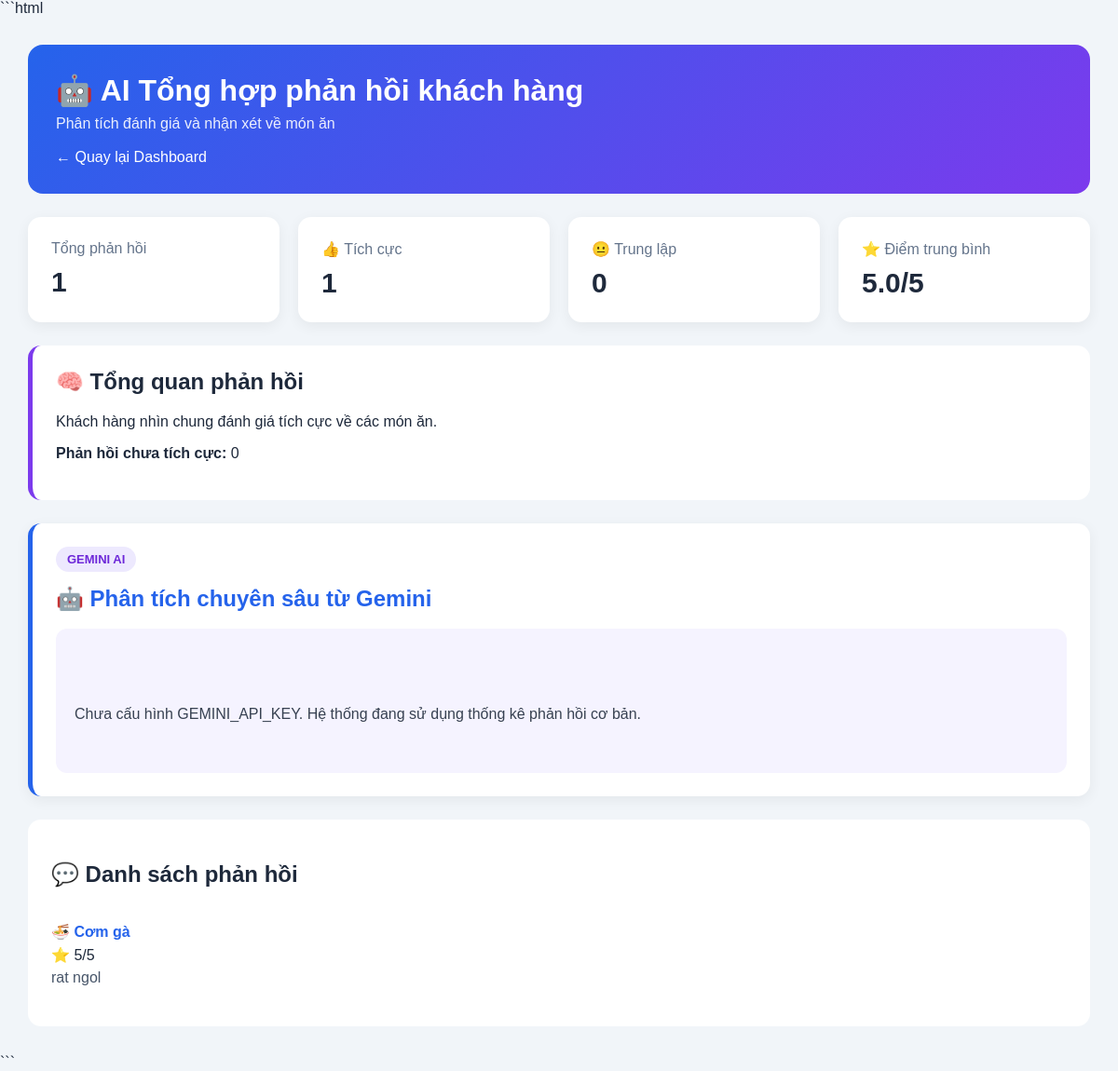
Screenshot of /ai-feedback (signed in) with the database file from the repository.
### tables this page shows
CREATE TABLE feedback (
            id INTEGER PRIMARY KEY AUTOINCREMENT,
            food_id INTEGER,
            customer_name TEXT,
            rating INTEGER,
            comment TEXT,
            created_at TEXT NOT NULL,
            FOREIGN KEY (food_id) REFERENCES foods(id)
        );

CREATE TABLE foods (
            id INTEGER PRIMARY KEY AUTOINCREMENT,
            name TEXT NOT NULL,
            category TEXT NOT NULL,
            price REAL NOT NULL,
            quantity INTEGER DEFAULT 0,
            status TEXT DEFAULT 'Đang bán'
        );

### app.py (the view)
@app.route("/ai-feedback")
@login_required
def ai_feedback():
    conn = get_db()
    feedbacks = conn.execute("""
        SELECT
            feedback.rating,
            feedback.comment,
            feedback.created_at,
            foods.name AS food_name
        FROM feedback
        LEFT JOIN foods
            ON feedback.food_id = foods.id
        ORDER BY feedback.id DESC
    """).fetchall()
    conn.close()
    total = len(feedbacks)
    positive = 0
    neutral = 0
    negative = 0
    for feedback in feedbacks:
        rating = feedback["rating"]
        if rating >= 4:
            positive += 1
        elif rating == 3:
            neutral += 1
        else:
            negative += 1
    if total > 0:
        average_rating = sum(
            feedback["rating"] for feedback in feedbacks
        ) / total
    else:
        average_rating = 0
    if positive > negative:
        summary = (
            "Khách hàng nhìn chung đánh giá tích cực "
            "về các món ăn."
        )
    elif negative > positive:
        summary = (
            "Có nhiều phản hồi chưa tích cực, "
            "nên kiểm tra lại chất lượng món ăn."
        )
    else:
        summary = (
            "Phản hồi của khách hàng khá cân bằng, "
            "cần tiếp tục theo dõi."
        )
    ai_text = ""
    if client and feedbacks:
        feedback_data = []
        for feedback in feedbacks:
            feedback_data.append({
                "food_name": feedback["food_name"],
                "rating": feedback["rating"],
                "comment": feedback["comment"]
            })
        prompt = f"""
Bạn là AI trợ lý quản lý căng tin trường học.

Hãy phân tích các phản hồi của khách hàng dưới đây:

{feedback_data}

Hãy trả lời bằng tiếng Việt và thực hiện:

1. Đánh giá mức độ hài lòng chung.
2. Xác định các món được đánh giá tốt.
3. Xác định các món hoặc vấn đề nhận nhiều phản hồi chưa tốt.
4. Tóm tắt những ý kiến khách hàng thường nhắc đến.
5. Đề xuất 3 giải pháp cải thiện chất lượng phục vụ.
6. Đưa ra kết luận ngắn gọn cho người quản lý.

Không tự bịa dữ liệu.
Chỉ sử dụng thông tin có trong dữ liệu được cung cấp.
"""
        try:
            response = client.models.generate_content(
                model="gemini-2.5-flash",
                contents=prompt
            )
            ai_text = response.text
        except Exception:
            ai_text = (
                "Không thể kết nối Gemini AI. "
                "Hệ thống vẫn hiển thị thống kê phản hồi cơ bản."
            )
    elif not feedbacks:
        ai_text = (
            "Chưa có phản hồi của khách hàng để Gemini AI phân tích."
        )
    else:
        ai_text = (
            "Chưa cấu hình GEMINI_API_KEY. "
            "Hệ thống đang sử dụng thống kê phản hồi cơ bản."
        )
    return render_template(
        "ai_feedback.html",
        feedbacks=feedbacks,
        total=total,
        positive=positive,
        neutral=neutral,
        negative=negative,
        average_rating=average_rating,
        summary=summary,
        ai_text=ai_text
    )

### app.py (called while the page is built)
def get_db():
    conn = sqlite3.connect(DATABASE)
    conn.row_factory = sqlite3.Row
    return conn

def login_required(f):
    @wraps(f)
    def decorated_function(*args, **kwargs):
        if "user_id" not in session:
            return redirect("/")
        return f(*args, **kwargs)
    return decorated_function

### templates/ai_feedback.html (shortened to what this page needs)
<!DOCTYPE html>
<html lang="vi">
<head>
</head>
<body>
<div class="container">
    <div class="header">
        <h1>
            🤖 AI Tổng hợp phản hồi khách hàng
        </h1>
        <p>
            Phân tích đánh giá và nhận xét về món ăn
        </p>
        <a
            href="/dashboard"
            class="back"
        >
            ← Quay lại Dashboard
        </a>
    </div>
    <div class="stats">
        <div class="card">
            <p>
                Tổng phản hồi
            </p>
            <h2>
                {{ total }}
            </h2>
        </div>
        <div class="card">
            <p>
                👍 Tích cực
            </p>
            <h2>
                {{ positive }}
            </h2>
        </div>
        <div class="card">
            <p>
                😐 Trung lập
            </p>
            <h2>
                {{ neutral }}
            </h2>
        </div>
        <div class="card">
            <p>
                ⭐ Điểm trung bình
            </p>
            <h2>
                {{ "%.1f"|format(average_rating) }}/5
            </h2>
        </div>
    </div>
    <div class="ai-summary">
        <h2>
            🧠 Tổng quan phản hồi
        </h2>
        <p>
            {{ summary }}
        </p>
        <p>
            <strong>
                Phản hồi chưa tích cực:
            </strong>
            {{ negative }}
        </p>
    </div>
    <div class="ai-result">
        <span class="ai-label">
            GEMINI AI
        </span>
        <h2>
            🤖 Phân tích chuyên sâu từ Gemini
        </h2>
        <div class="ai-content">
            {{ ai_text }}
        </div>
    </div>
    <div class="feedback">
        <h2>
            💬 Danh sách phản hồi
        </h2>
        {% for feedback in feedbacks %}
        <div class="feedback-item">
            <div class="food">
                🍜
                {{ feedback["food_name"] or "Không xác định" }}
            </div>
            <div class="rating">
                ⭐
                {{ feedback["rating"] }}/5
            </div>
            <div class="comment">
                {{ feedback["comment"] or "Không có nội dung" }}
            </div>
        </div>
        {% else %}
        <p>
            Chưa có phản hồi nào.
        </p>
        {% endfor %}
    </div>
</div>
</body>
</html>

### templates/ai_feedback.html (style rules this page uses)
* { box-sizing: border-box; }
body { margin: 0; font-family: Arial, sans-serif; background: #f1f5f9; color: #1e293b; }
.container { max-width: 1200px; margin: auto; padding: 30px; }
.header { background: linear-gradient( 135deg, #2563eb, #7c3aed ); color: white; padding: 30px; border-radius: 16px; margin-bottom: 25px; }
.header h1 { margin: 0 0 8px; }
.header p { margin: 0; opacity: 0.9; }
.back { display: inline-block; margin-top: 18px; color: white; text-decoration: none; }
.stats { display: grid; grid-template-columns: repeat(4, 1fr); gap: 20px; margin-bottom: 25px; }
.card { background: white; padding: 25px; border-radius: 14px; box-shadow: 0 4px 15px rgba(0,0,0,0.06); }
.card p { margin: 0; color: #64748b; }
.card h2 { margin: 10px 0 0; font-size: 30px; }
.ai-summary { background: white; padding: 25px; border-radius: 14px; margin-bottom: 25px; border-left: 5px solid #7c3aed; }
.ai-summary h2 { margin-top: 0; }
.ai-result { background: white; padding: 25px; border-radius: 14px; margin-bottom: 25px; border-left: 5px solid #2563eb; box-shadow: 0 4px 15px rgba(0,0,0,0.06); }
.ai-result h2 { margin-top: 0; margin-bottom: 18px; color: #2563eb; }
.ai-content { background: #f5f3ff; border-radius: 12px; padding: 20px; color: #374151; line-height: 1.8; font-size: 16px; white-space: pre-line; }
.ai-label { display: inline-block; background: #ede9fe; color: #6d28d9; padding: 6px 12px; border-radius: 20px; font-size: 13px; font-weight: bold; margin-bottom: 15px; }
.feedback { background: white; padding: 25px; border-radius: 14px; }
.feedback-item { padding: 18px 0; border-bottom: 1px solid #e2e8f0; }
.feedback-item:last-child { border-bottom: none; }
.food { font-weight: bold; color: #2563eb; }
.rating { margin: 6px 0; }
.comment { color: #475569; }

### rows the page displays
feedback: name "Cơm gà", rating "5", comment "rat ngol"

### other values shown
{{ total }} "1"
{{ positive }} "1"
{{ neutral }} "0"
{{ "%.1f"|format(average_rating) }} "5.0"
{{ summary }} "Khách hàng nhìn chung đánh giá tích cực về các món ăn."
{{ negative }} "0"
{{ ai_text }} "Chưa cấu hình GEMINI_API_KEY. Hệ thống đang sử dụng thống kê phản hồi cơ bản."
